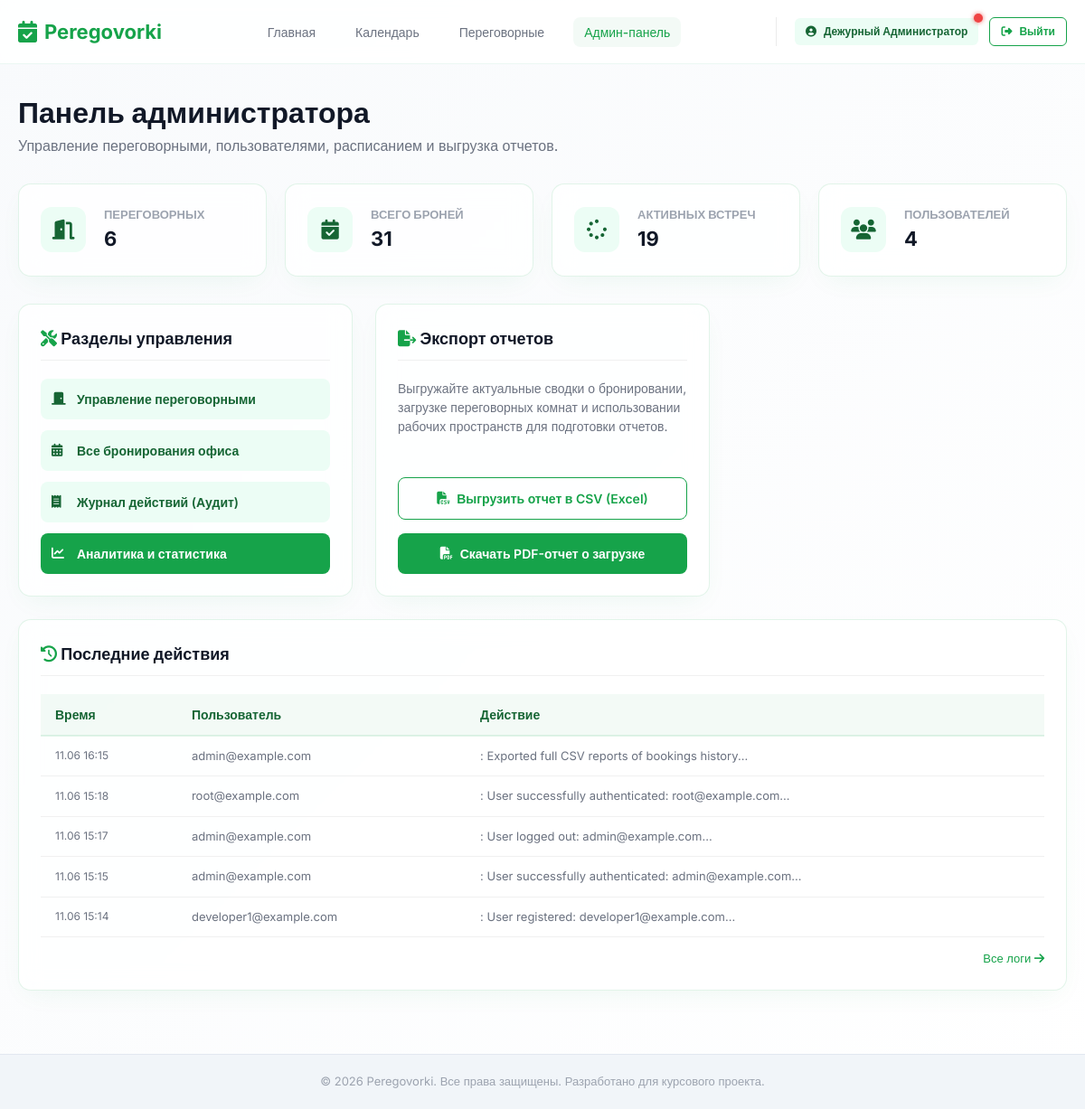
Screenshot of /admin/dashboard (signed in) with the database file from the repository.
### app/models.py (models this page shows, shortened)
class User(db.Model, UserMixin):
    __tablename__ = 'users'
    id = db.Column(db.Integer, primary_key=True)
    email = db.Column(db.String(120), unique=True, nullable=False, index=True)
    full_name = db.Column(db.String(100), nullable=False)
    password_hash = db.Column(db.String(255), nullable=False)
    role = db.Column(db.String(20), nullable=False, default='user')  # 'root', 'admin', 'user'
    is_active = db.Column(db.Boolean, default=True, nullable=False)
    created_at = db.Column(db.DateTime, default=datetime.utcnow, nullable=False)
    can_manage_rooms = db.Column(db.Boolean, default=False, nullable=False)
    can_manage_bookings = db.Column(db.Boolean, default=False, nullable=False)
    can_manage_users = db.Column(db.Boolean, default=False, nullable=False)
    can_view_analytics = db.Column(db.Boolean, default=False, nullable=False)
    can_export_reports = db.Column(db.Boolean, default=False, nullable=False)
    can_view_audit_logs = db.Column(db.Boolean, default=False, nullable=False)
    bookings = db.relationship('Booking', backref='organizer', lazy=True, cascade='all, delete-orphan')
    notifications = db.relationship('Notification', backref='user', lazy=True, cascade='all, delete-orphan')
    audit_logs = db.relationship('AuditLog', backref='user', lazy=True)
    def has_permission(self, permission_name):
        if self.role == 'root':
            return True
        if self.role == 'admin':
            return getattr(self, permission_name, False)
        return False

class AuditLog(db.Model):
    __tablename__ = 'audit_logs'
    id = db.Column(db.Integer, primary_key=True)
    user_id = db.Column(db.Integer, db.ForeignKey('users.id', ondelete='SET NULL'), nullable=True)
    entity_type = db.Column(db.String(50), nullable=False)  # 'user', 'room', 'booking', 'privilege', 'report'
    entity_id = db.Column(db.Integer, nullable=True)
    action = db.Column(db.String(100), nullable=False)  # 'register', 'login', 'create', 'edit', 'delete', 'grant_rights', etc.
    details = db.Column(db.Text, nullable=True)
    created_at = db.Column(db.DateTime, default=datetime.utcnow, nullable=False)

### app/admin.py (the view)
@admin_bp.route('/')
@admin_bp.route('/dashboard')
@login_required
@admin_required()
def dashboard():
    rooms_count = Room.query.count()
    bookings_count = Booking.query.count()
    users_count = User.query.count()
    active_bookings_count = Booking.query.filter_by(status='active').count()
    from sqlalchemy import func
    busiest_query = db.session.query(
        Room.name, func.count(Booking.id).label('cnt')
    ).join(Booking).filter(Booking.status.in_(['active', 'confirmed'])).group_by(Room.name).order_by(db.desc('cnt')).first()
    busiest_room_name = busiest_query[0] if busiest_query else "Нет данных"
    recent_logs = AuditLog.query.order_by(AuditLog.created_at.desc()).limit(5).all()
    return render_template(
        'admin/dashboard.html',
        rooms_count=rooms_count,
        bookings_count=bookings_count,
        users_count=users_count,
        active_bookings_count=active_bookings_count,
        busiest_room_name=busiest_room_name,
        recent_logs=recent_logs
    )

### app/templates/admin/dashboard.html (shortened to what this page needs)
{% extends "base.html" %}
{% block content %}
<div style="margin-bottom: 30px;">
    <h1 style="font-weight: 700;">Панель администратора</h1>
    <p style="color: var(--text-secondary);">Управление переговорными, пользователями, расписанием и выгрузка отчетов.</p>
</div>
<div class="analytics-summary-cards">
    <div class="glass-card summary-card">
        <div class="summary-icon-box">
            <i class="fa-solid fa-door-open"></i>
        </div>
        <div class="summary-data">
            <h4>Переговорных</h4>
            <p>{{ rooms_count }}</p>
        </div>
    </div>
    <div class="glass-card summary-card">
        <div class="summary-icon-box">
            <i class="fa-solid fa-calendar-check"></i>
        </div>
        <div class="summary-data">
            <h4>Всего броней</h4>
            <p>{{ bookings_count }}</p>
        </div>
    </div>
    <div class="glass-card summary-card">
        <div class="summary-icon-box">
            <i class="fa-solid fa-spinner"></i>
        </div>
        <div class="summary-data">
            <h4>Активных встреч</h4>
            <p>{{ active_bookings_count }}</p>
        </div>
    </div>
    <div class="glass-card summary-card">
        <div class="summary-icon-box">
            <i class="fa-solid fa-users"></i>
        </div>
        <div class="summary-data">
            <h4>Пользователей</h4>
            <p>{{ users_count }}</p>
        </div>
    </div>
</div>
<div style="display: grid; grid-template-columns: repeat(auto-fit, minmax(320px, 1fr)); gap: 25px;">
    <div class="glass-card">
        <h3 style="font-weight: 700; font-size: 18px; margin-bottom: 20px; border-bottom: 1px solid rgba(0,0,0,0.06); padding-bottom: 10px;">
            <i class="fa-solid fa-screwdriver-wrench" style="color: var(--primary-green);"></i> Разделы управления
        </h3>
        <div style="display: flex; flex-direction: column; gap: 12px;">
            {% if current_user.has_permission('can_manage_rooms') %}
                <a href="{{ url_for('rooms.list_rooms') }}" class="btn btn-secondary" style="justify-content: flex-start; padding: 12px;">
                    <i class="fa-solid fa-door-closed" style="width: 20px;"></i> Управление переговорными
                </a>
            {% endif %}
            {% if current_user.has_permission('can_manage_bookings') %}
                <a href="{{ url_for('admin.list_bookings') }}" class="btn btn-secondary" style="justify-content: flex-start; padding: 12px;">
                    <i class="fa-solid fa-calendar-days" style="width: 20px;"></i> Все бронирования офиса
                </a>
            {% endif %}
            {% if current_user.has_permission('can_view_audit_logs') %}
                <a href="{{ url_for('admin.list_audit_logs') }}" class="btn btn-secondary" style="justify-content: flex-start; padding: 12px;">
                    <i class="fa-solid fa-receipt" style="width: 20px;"></i> Журнал действий (Аудит)
                </a>
            {% endif %}
            {% if current_user.has_permission('can_view_analytics') %}
                <a href="{{ url_for('analytics.dashboard') }}" class="btn btn-primary" style="justify-content: flex-start; padding: 12px;">
                    <i class="fa-solid fa-chart-line" style="width: 20px;"></i> Аналитика и статистика
                </a>
            {% endif %}
        </div>
    </div>
    {% if current_user.has_permission('can_export_reports') %}
        <div class="glass-card" style="display: flex; flex-direction: column;">
            <h3 style="font-weight: 700; font-size: 18px; margin-bottom: 20px; border-bottom: 1px solid rgba(0,0,0,0.06); padding-bottom: 10px;">
                <i class="fa-solid fa-file-export" style="color: var(--primary-green);"></i> Экспорт отчетов
            </h3>
            <p style="font-size: 14px; color: var(--text-secondary); margin-bottom: 25px; flex-grow: 1;">
                Выгружайте актуальные сводки о бронировании, загрузке переговорных комнат и использовании рабочих пространств для подготовки отчетов.
            </p>
            <div style="display: flex; flex-direction: column; gap: 15px; margin-top: auto;">
                <a href="{{ url_for('reports.export_csv') }}" class="btn btn-outline" style="padding: 12px;">
                    <i class="fa-solid fa-file-csv"></i> Выгрузить отчет в CSV (Excel)
                </a>
                <a href="{{ url_for('reports.export_pdf') }}" class="btn btn-primary" style="padding: 12px;">
                    <i class="fa-solid fa-file-pdf"></i> Скачать PDF-отчет о загрузке
                </a>
            </div>
        </div>
    {% endif %}
    <div class="glass-card" style="grid-column: 1 / -1;">
        <h3 style="font-weight: 700; font-size: 18px; margin-bottom: 20px; border-bottom: 1px solid rgba(0,0,0,0.06); padding-bottom: 10px;">
            <i class="fa-solid fa-clock-rotate-left" style="color: var(--primary-green);"></i> Последние действия
        </h3>
        {% if recent_logs %}
            <div class="table-wrapper">
                <table class="table">
                    <thead>
                        <tr>
                            <th>Время</th>
                            <th>Пользователь</th>
                            <th>Действие</th>
                        </tr>
                    </thead>
                    <tbody>
                        {% for log in recent_logs %}
                            <tr>
                                <td style="font-size: 12px; color: var(--text-secondary);">{{ log.created_at.strftime('%d.%m %H:%M') }}</td>
                                <td style="font-size: 13px;">{{ log.user.email if log.user else 'Система' }}</td>
                                <td style="font-size: 13px;">{{ log.action_type }}: {{ log.details[:50] }}...</td>
                            </tr>
                        {% endfor %}
                    </tbody>
                </table>
            </div>
            {% if current_user.has_permission('can_view_audit_logs') %}
                <div style="text-align: right; margin-top: 10px;">
                    <a href="{{ url_for('admin.list_audit_logs') }}" style="color: var(--primary-green); font-size: 13px; text-decoration: none; font-weight: 500;">Все логи <i class="fa-solid fa-arrow-right"></i></a>
                </div>
            {% endif %}
        {% else %}
            <p style="font-size: 13px; color: var(--text-light);">Логи отсутствуют.</p>
        {% endif %}
    </div>
</div>
{% endblock %}

### app/templates/base.html (shortened to what this page needs)
<!DOCTYPE html>
<html lang="ru">
<head>
    <link rel="stylesheet" href="https://cdnjs.cloudflare.com/ajax/libs/font-awesome/6.4.0/css/all.min.css">
    <link rel="stylesheet" href="{{ url_for('static', filename='css/style.css') }}">
</head>
<body>
    <header>
        <div class="container">
            <nav class="navbar">
                <a href="{{ url_for('index') }}" class="logo">
                    <i class="fa-solid fa-calendar-check"></i> Peregovorki
                </a>
                <ul class="nav-links">
                    <li><a href="{{ url_for('index') }}" class="nav-link {% if request.path == '/' %}active{% endif %}">Главная</a></li>
                    {% if current_user.is_authenticated %}
                        <li><a href="{{ url_for('booking.calendar') }}" class="nav-link {% if 'calendar' in request.path %}active{% endif %}">Календарь</a></li>
                        <li><a href="{{ url_for('rooms.list_rooms') }}" class="nav-link {% if 'rooms' in request.path %}active{% endif %}">Переговорные</a></li>
                        {% if current_user.role in ['admin', 'root'] %}
                            <li><a href="{{ url_for('admin.dashboard') }}" class="nav-link {% if 'admin' in request.path %}active{% endif %}">Админ-панель</a></li>
                        {% endif %}
                    {% endif %}
                </ul>
                <div class="user-profile-nav">
                    {% if current_user.is_authenticated %}
                        <a href="{{ url_for('auth.profile') }}" class="btn btn-secondary btn-sm" style="position: relative;">
                            <i class="fa-solid fa-user-circle"></i> {{ current_user.full_name }}
                            {% if unread_notifications_count > 0 %}
                                <span style="position: absolute; top: -5px; right: -5px; width: 10px; height: 10px; background: #ef4444; border-radius: 50%; box-shadow: 0 0 5px rgba(239, 68, 68, 0.8);"></span>
                            {% endif %}
                        </a>
                        <a href="{{ url_for('auth.logout') }}" class="btn btn-outline btn-sm"><i class="fa-solid fa-sign-out-alt"></i> Выйти</a>
                    {% else %}
                        <a href="{{ url_for('auth.login') }}" class="btn btn-outline btn-sm">Войти</a>
                        <a href="{{ url_for('auth.register') }}" class="btn btn-primary btn-sm">Регистрация</a>
                    {% endif %}
                </div>
            </nav>
        </div>
    </header>
    <main>
        <div class="container">
            {% block content %}{% endblock %}
        </div>
    </main>
    <footer>
        <div class="container">
            <p>&copy; {{ datetime.datetime.now().year if datetime else 2026 }} Peregovorki. Все права защищены. Разработано для курсового проекта.</p>
        </div>
    </footer>
</body>
</html>

### rows the page displays
User: full_name "Дежурный Администратор"
AuditLog: created_at "11.06 16:15", user "admin@example.com", details "Exported full CSV reports of bookings history"
AuditLog: created_at "11.06 15:18", user "root@example.com", details "User successfully authenticated: root@example.com"
AuditLog: created_at "11.06 15:17", user "admin@example.com", details "User logged out: admin@example.com"
AuditLog: created_at "11.06 15:15", user "admin@example.com", details "User successfully authenticated: admin@example.com"
AuditLog: created_at "11.06 15:14", user "developer1@example.com", details "User registered: developer1@example.com"

### other values shown
{{ rooms_count }} "6"
{{ bookings_count }} "31"
{{ active_bookings_count }} "19"
{{ users_count }} "4"
